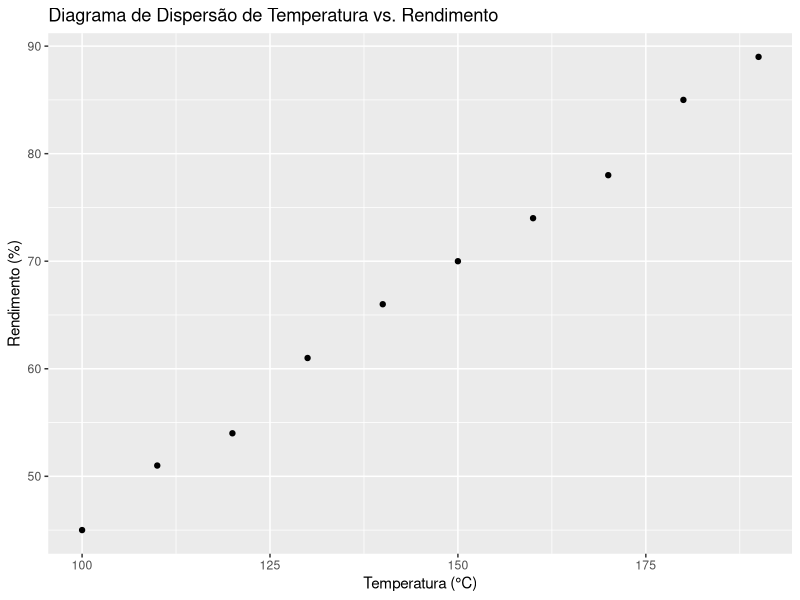

This chart was generated by the following R code:
library(ggplot2)

dados = data.frame(
  Temperatura = c(100, 110, 120, 130, 140, 150, 160, 170, 180, 190),
  Rendimento = c(45, 51, 54, 61, 66, 70, 74, 78, 85, 89)
)

#Passo 1:

grafico_dispersao = ggplot(dados, aes(x = Temperatura, y = Rendimento)) + 
  geom_point() + #pontos de dispersão
  labs(x = "Temperatura (°C)", y = "Rendimento (%)") +
  ggtitle("Diagrama de Dispersão de Temperatura vs. Rendimento")

print(grafico_dispersao)

#Passo 2:

modelo = lm(Rendimento ~ Temperatura, data = dados)
summary(modelo)

#Passo 3:
r_squared = summary(modelo)$r.squared
print(paste("Coeficiente de Determinação (R²):", round(r_squared, 4)))

#Passo 4:
temperatura_estimada = 155
rendimento_estimado = predict(modelo, newdata = data.frame(Temperatura = temperatura_estimada))
print(paste("Estimativa de Rendimento para", temperatura_estimada, "°C:", round(rendimento_estimado, 2)))